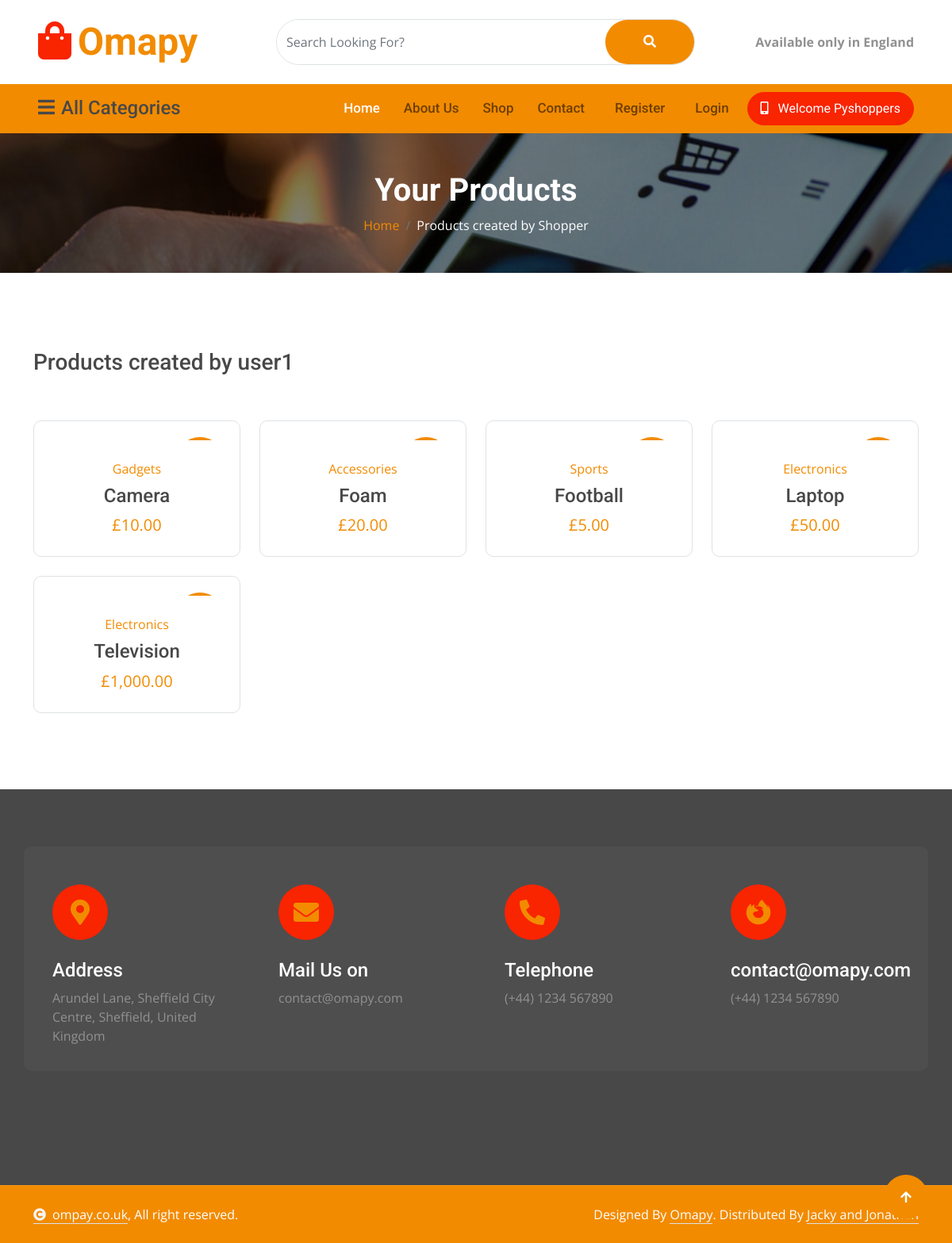
Page /products/2/ on the earlier database version.
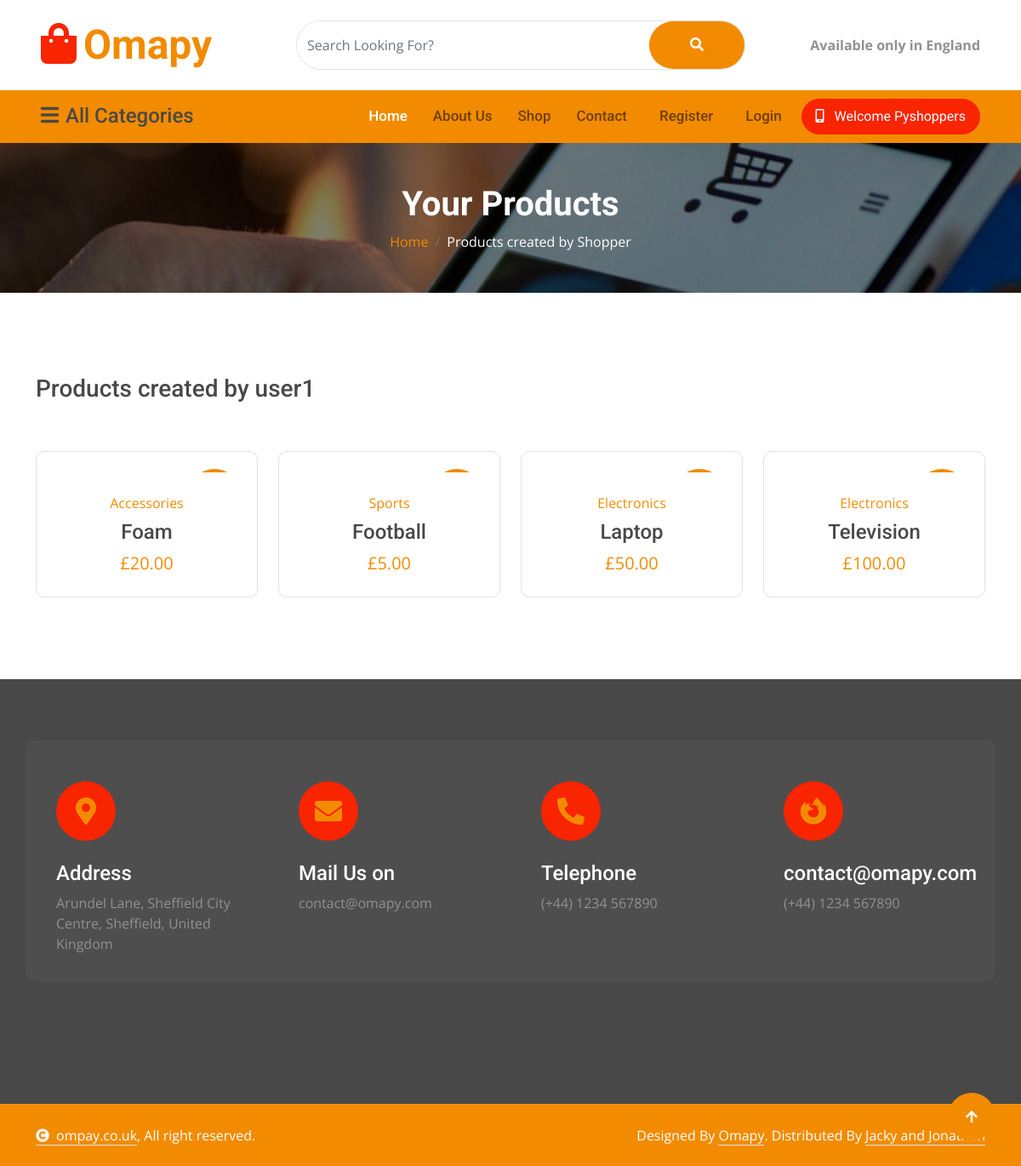
Same page on the later database version.
### tables this page shows
CREATE TABLE products (
    id INTEGER PRIMARY KEY AUTOINCREMENT,
    created TIMESTAMP DEFAULT CURRENT_TIMESTAMP,
    user INTEGER NOT NULL REFERENCES users(id),
    product_name TEXT NOT NULL,
    product_price INTEGER NOT NULL,
    product_category TEXT,
    product_brand TEXT,
    product_description TEXT,
    product_image TEXT,
    product_gallery1 TEXT,
    product_gallery2 TEXT,
    product_gallery3 TEXT
);

### app.py (the view)
@app.route('/products/<int:user_id>/')
def userProducts(user_id):
    if is_admin():
        product_list = get_all_products()
    else:
        product_list = get_products_by_user(user_id)
        user = get_user_by_id(user_id)
    return render_template('products.html', title=f"Products created by {user['username']}",  products=product_list, products_user=user_id)

### app.py (called while the page is built)
@app.context_processor
def inject_csrf_token():
    return dict(csrf_token=generate_csrf())

@app.context_processor
def inject_site_name():
    return dict(siteName=siteName)

@app.context_processor
def inject_user():
    return {
        "username": session.get("username", "Shopper"),
        "user_id": session.get("user_id")
    }

def is_admin():
    return session.get('user_id') == 8

@app.context_processor
def inject_admin():
    return dict(is_admin=is_admin)

@app.template_filter()
def get_username(user_id):
    user = get_user_by_id(user_id)
    return user['username'] if user else 'Unknown'

@app.template_filter('gbp')
def gbp(value):
    try:
        return "£{:,.2f}".format(float(value))
    except (ValueError, TypeError):
        return "£0.00"

@app.context_processor
def inject_categories():
    return {
        "categories": get_categories_with_count()
    }

### db/db.py (called while the page is built)
def get_user_by_id(user_id):
    conn = get_db_connection()
    user = conn.execute('SELECT * FROM users WHERE id = ?', (user_id,)).fetchone()
    conn.close()
    if user is None:
        abort(404)
    return user

### templates/products.html (shortened to what this page needs)
{% extends "base.html" %}
{% block content %}
<div class="container-fluid page-header py-5">
    <h1 class="text-center text-white display-6 wow fadeInUp" data-wow-delay="0.1s">Your Products</h1>
    <ol class="breadcrumb justify-content-center mb-0 wow fadeInUp" data-wow-delay="0.3s">
        <li class="breadcrumb-item"><a href="/">Home</a></li>
        <li class="breadcrumb-item active text-white">Products created by {{username}}</li>
    </ol>
</div>
<div class="container-fluid product py-5">
    <div class="container py-5">
        <div class="tab-class">
            <div class="row g-4">
                <div class="col-lg-4 text-start wow fadeInLeft" data-wow-delay="0.1s">
                    <h3>{{title}}</h3>
                </div>
                <div class="col-lg-8 text-end wow fadeInRight" data-wow-delay="0.1s">
                </div>
            </div>
            <div class="tab-content">
                <div id="tab-1" class="tab-pane fade show p-0 active">
                    <div class="row g-4">
                        {% for product in products %}
                        <div class="col-md-6 col-lg-4 col-xl-3">
                            <div class="product-item rounded wow fadeInUp" data-wow-delay="0.1s">
                                <div class="product-item-inner border rounded">
                                    <div class="product-item-inner-item">
                                        <div class="product-new">{{product['product_brand']}}</div>
                                    </div>
                                    <div class="text-center rounded-bottom p-4">
                                        <a href="{{ url_for('product', id=product['id']) }}"
                                            class="d-block mb-2">{{product['product_category']}}</a>
                                        <a href="{{ url_for('product', id=product['id']) }}"
                                            class="d-block h4">{{product['product_name']}} </a>
                                        <span class="text-primary fs-5"> {{ product['product_price'] | gbp }}</span>
                                    </div>
                                </div>
                            </div>
                        </div>
                        {% else %}
                        <p class="text-muted">No products available.</p>
                        {% endfor %}
                    </div>
                </div>
            </div>
        </div>
    </div>
</div>
{% endblock %}

Differences in the rows shown:
removed products: product_category "Gadgets", product_price|gbp "£10.00"
changed products (number 4 of 4 on the later page): product_price|gbp "£1,000.00" → "£100.00"
